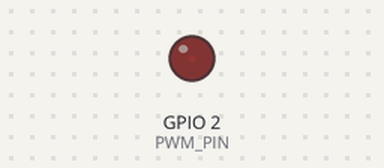
This program was run on a simulated ESP32. On the bench: output pins drawn as LEDs (lit = HIGH).

Above: at 0.05 s.
At 0.65 s:
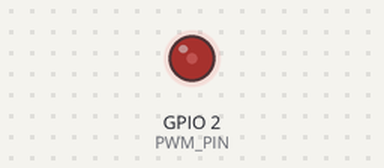
At 1.3 s:
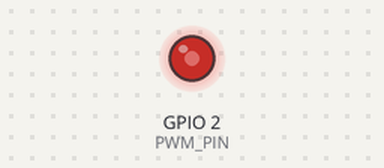
At 2.55 s:
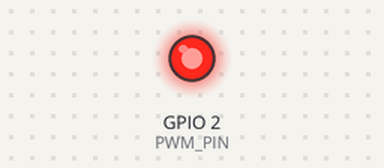
Timing chart, 0 to 5.9 s (numbered marks = the images above):
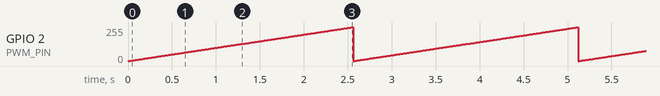

Measured:
- by itself, GPIO 2 (PWM_PIN): ramps from 0/255 to 255/255 and jumps back, once every 2.6 s

The program:

main.cpp
```cpp
#include <Arduino.h>
#define PWM_PIN 2
#define FREQ 5000 // 5kHz
#define RES 8 // 8 bit
#define PWM_CHANNEL 0

int dutyCycle = 0;

void setup() {
  pinMode(PWM_PIN, OUTPUT);
  ledcSetup(PWM_CHANNEL, FREQ, RES);
  ledcAttachPin(PWM_PIN, PWM_CHANNEL);
}

void loop() {
  for (dutyCycle = 0; dutyCycle < (1 << RES); dutyCycle++) {
    ledcWrite(PWM_CHANNEL, dutyCycle);
    delay(10);
  }
}
```
